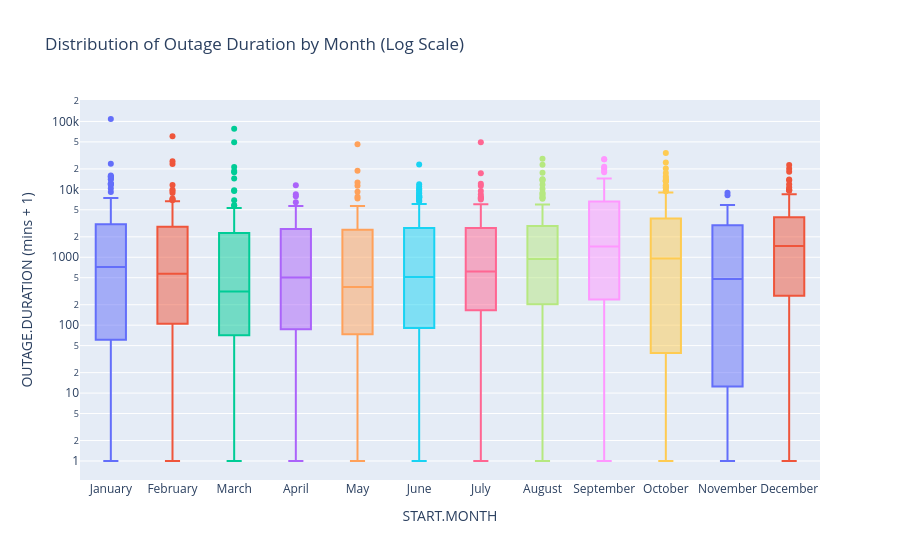

The notebook cell this image was saved under:
### Markdown cell above
#### Bivariate Plot 2

<a href="#toc">Back to Table of Contents</a>

* Below, we investigate whether the time of year has an impact on how long it takes to restore power. By grouping the durations by month, we can see if seasonal weather patterns-like winter storms or summer heatwaves-lead to longer recovery times.

### Code cell
# 1. Clean and prepare data
df_month = df.dropna(subset=['OUTAGE.DURATION', 'outage_start_dt']).copy()

# 2. Extract Month and apply +1 adjustment (same logic as your working plot)
df_month['START.MONTH'] = df_month['outage_start_dt'].dt.month_name()
df_month['OUTAGE.DURATION.ADJUSTED'] = df_month['OUTAGE.DURATION'] + 1

# 3. Build the plot - MATCH the working Climate Region pattern exactly
fig_bi_1 = px.box(
    df_month, 
    x='START.MONTH', 
    y='OUTAGE.DURATION.ADJUSTED',
    title='Distribution of Outage Duration by Month (Log Scale)',
    color='START.MONTH',
    category_orders={"START.MONTH": [
        "January", "February", "March", "April", "May", "June", 
        "July", "August", "September", "October", "November", "December"
    ]}
)

# 4. Log scale + title - same 2-line pattern as your working plot
fig_bi_1.update_layout(
    yaxis_type="log",
    yaxis_title="OUTAGE.DURATION (mins + 1)",
    showlegend=False
)

# 5. Display and Export
fig_bi_1.show()
fig_bi_1.write_html("duration_month.html", include_plotlyjs='cdn')

### Figure 1 — Plotly figure (JSON) as saved in the notebook; plotly's stock layout.template omitted (floating-point values rounded to 4 significant figures; data arrays with more than 128 entries replaced by an {"elided": "..."} marker saying what was removed)
{"data": [{"alignmentgroup": "True", "hovertemplate": "START.MONTH=%{x}<br>OUTAGE.DURATION.ADJUSTED=%{y}<extra></extra>", "legendgroup": "January", "marker": {"color": "#636efa"}, "name": "January", "notched": false, "offsetgroup": "January", "orientation": "v", "showlegend": true, "type": "box", "x": {"elided": "132 str values"}, "x0": " ", "xaxis": "x", "y": {"elided": "132 float values"}, "y0": " ", "yaxis": "y"}, {"alignmentgroup": "True", "hovertemplate": "START.MONTH=%{x}<br>OUTAGE.DURATION.ADJUSTED=%{y}<extra></extra>", "legendgroup": "February", "marker": {"color": "#EF553B"}, "name": "February", "notched": false, "offsetgroup": "February", "orientation": "v", "showlegend": true, "type": "box", "x": {"elided": "132 str values"}, "x0": " ", "xaxis": "x", "y": {"elided": "132 float values"}, "y0": " ", "yaxis": "y"}, {"alignmentgroup": "True", "hovertemplate": "START.MONTH=%{x}<br>OUTAGE.DURATION.ADJUSTED=%{y}<extra></extra>", "legendgroup": "March", "marker": {"color": "#00cc96"}, "name": "March", "notched": false, "offsetgroup": "March", "orientation": "v", "showlegend": true, "type": "box", "x": ["March", "March", "March", "March", "March", "March", "March", "March", "March", "March", "March", "March", "March", "March", "March", "March", "March", "March", "March", "March", "March", "March", "March", "March", "March", "March", "March", "March", "March", "March", "March", "March", "March", "March", "March", "March", "March", "March", "March", "March", "March", "March", "March", "March", "March", "March", "March", "March", "March", "March", "March", "March", "March", "March", "March", "March", "March", "March", "March", "March", "March", "March", "March", "March", "March", "March", "March", "March", "March", "March", "March", "March", "March", "March", "March", "March", "March", "March", "March", "March", "March", "March", "March", "March", "March", "March", "March", "March", "March", "March", "March", "March", "March", "March"], "x0": " ", "xaxis": "x", "y": [156.0, 311.0, 529.0, 18660.0, 2.0, 2671.0, 78380.0, 4051.0, 2.0, 3601.0, 301.0, 1078.0, 691.0, 40.0, 71.0, 2281.0, 17870.0, 1283.0, 886.0, 75.0, 1441.0, 2371.0, 1.0, 1.0, 664.0, 1920.0, 2.0, 452.0, 332.0, 2.0, 114.0, 566.0, 5321.0, 2685.0, 2.0, 2.0, 3187.0, 341.0, 241.0, 986.0, 1051.0, 3301.0, 9720.0, 1527.0, 211.0, 2.0, 1.0, 1.0, 252.0, 21360.0, 2881.0, 57.0, 1.0, 9481.0, 5851.0, 2.0, 5761.0, 14400.0, 18.0, 2010.0, 541.0, 1457.0, 57.0, 34.0, 231.0, 317.0, 296.0, 134.0, 40.0, 214.0, 49430.0, 99.0, 555.0, 131.0, 6915.0, 142.0, 90.0, 106.0, 1338.0, 2641.0, 1566.0, 1.0, 21.0, 121.0, 3306.0, 104.0, 1069.0, 115.0, 201.0, 93.0, 61.0, 4020.0, 188.0, 1.0], "y0": " ", "yaxis": "y"}, {"alignmentgroup": "True", "hovertemplate": "START.MONTH=%{x}<br>OUTAGE.DURATION.ADJUSTED=%{y}<extra></extra>", "legendgroup": "April", "marker": {"color": "#ab63fa"}, "name": "April", "notched": false, "offsetgroup": "April", "orientation": "v", "showlegend": true, "type": "box", "x": ["April", "April", "April", "April", "April", "April", "April", "April", "April", "April", "April", "April", "April", "April", "April", "April", "April", "April", "April", "April", "April", "April", "April", "April", "April", "April", "April", "April", "April", "April", "April", "April", "April", "April", "April", "April", "April", "April", "April", "April", "April", "April", "April", "April", "April", "April", "April", "April", "April", "April", "April", "April", "April", "April", "April", "April", "April", "April", "April", "April", "April", "April", "April", "April", "April", "April", "April", "April", "April", "April", "April", "April", "April", "April", "April", "April", "April", "April", "April", "April", "April", "April", "April", "April", "April", "April", "April", "April", "April", "April", "April", "April", "April", "April", "April", "April", "April", "April", "April", "April", "April", "April", "April", "April", "April", "April", "April"], "x0": " ", "xaxis": "x", "y": [197.0, 620.0, 661.0, 4922.0, 2551.0, 5055.0, 47.0, 8469.0, 1220.0, 4201.0, 4291.0, 3541.0, 5671.0, 11530.0, 2326.0, 3495.0, 3631.0, 2691.0, 190.0, 3021.0, 246.0, 187.0, 6.0, 1186.0, 96.0, 1201.0, 122.0, 5596.0, 1921.0, 3301.0, 841.0, 131.0, 901.0, 3051.0, 4046.0, 277.0, 78.0, 121.0, 220.0, 488.0, 124.0, 1205.0, 293.0, 314.0, 503.0, 2616.0, 4286.0, 2.0, 1674.0, 3061.0, 305.0, 2866.0, 2.0, 114.0, 12.0, 57.0, 61.0, 576.0, 7921.0, 6481.0, 3691.0, 1575.0, 1.0, 3.0, 121.0, 1.0, 2.0, 2.0, 31.0, 2.0, 2.0, 2.0, 2162.0, 2090.0, 733.0, 8.0, 53.0, 1691.0, 296.0, 84.0, 1006.0, 1136.0, 13.0, 196.0, 2879.0, 26.0, 3699.0, 855.0, 698.0, 125.0, 1231.0, 237.0, 9.0, 2.0, 1202.0, 2807.0, 286.0, 16.0, 109.0, 2.0, 1.0, 308.0, 3605.0, 951.0, 661.0, 176.0, 349.0], "y0": " ", "yaxis": "y"}, {"alignmentgroup": "True", "hovertemplate": "START.MONTH=%{x}<br>OUTAGE.DURATION.ADJUSTED=%{y}<extra></extra>", "legendgroup": "May", "marker": {"color": "#FFA15A"}, "name": "May", "notched": false, "offsetgroup": "May", "orientation": "v", "showlegend": true, "type": "box", "x": ["May", "May", "May", "May", "May", "May", "May", "May", "May", "May", "May", "May", "May", "May", "May", "May", "May", "May", "May", "May", "May", "May", "May", "May", "May", "May", "May", "May", "May", "May", "May", "May", "May", "May", "May", "May", "May", "May", "May", "May", "May", "May", "May", "May", "May", "May", "May", "May", "May", "May", "May", "May", "May", "May", "May", "May", "May", "May", "May", "May", "May", "May", "May", "May", "May", "May", "May", "May", "May", "May", "May", "May", "May", "May", "May", "May", "May", "May", "May", "May", "May", "May", "May", "May", "May", "May", "May", "May", "May", "May", "May", "May", "May", "May", "May", "May", "May", "May", "May", "May", "May", "May", "May", "May", "May", "May", "May", "May", "May", "May", "May", "May", "May", "May", "May", "May", "May"], "x0": " ", "xaxis": "x", "y": [2.0, 1323.0, 96.0, 3091.0, 2086.0, 5701.0, 46080.0, 4561.0, 7801.0, 3121.0, 201.0, 5116.0, 481.0, 3256.0, 758.0, 2160.0, 1321.0, 1111.0, 3041.0, 1831.0, 151.0, 421.0, 234.0, 4.0, 2581.0, 3315.0, 7320.0, 3647.0, 301.0, 2.0, 6.0, 1451.0, 811.0, 9231.0, 20.0, 16.0, 71.0, 181.0, 354.0, 18.0, 153.0, 1325.0, 653.0, 2.0, 205.0, 1.0, 2.0, 115.0, 2.0, 4921.0, 4921.0, 22.0, 286.0, 11280.0, 3121.0, 1026.0, 3600.0, 215.0, 839.0, 811.0, 12650.0, 2881.0, 1200.0, 1471.0, 2.0, 2.0, 2.0, 682.0, 1.0, 192.0, 74.0, 2.0, 2516.0, 31.0, 2881.0, 18720.0, 3181.0, 356.0, 228.0, 4321.0, 156.0, 438.0, 156.0, 366.0, 872.0, 141.0, 183.0, 2.0, 231.0, 271.0, 109.0, 76.0, 618.0, 2.0, 31.0, 3.0, 1206.0, 1.0, 71.0, 2055.0, 1951.0, 1.0, 111.0, 4261.0, 2246.0, 3001.0, 5311.0, 2896.0, 1570.0, 301.0, 76.0, 1.0, 78.0, 1.0, 1535.0, 3.0, 175.0], "y0": " ", "yaxis": "y"}, {"alignmentgroup": "True", "hovertemplate": "START.MONTH=%{x}<br>OUTAGE.DURATION.ADJUSTED=%{y}<extra></extra>", "legendgroup": "June", "marker": {"color": "#19d3f3"}, "name": "June", "notched": false, "offsetgroup": "June", "orientation": "v", "showlegend": true, "type": "box", "x": {"elided": "186 str values"}, "x0": " ", "xaxis": "x", "y": {"elided": "186 float values"}, "y0": " ", "yaxis": "y"}, {"alignmentgroup": "True", "hovertemplate": "START.MONTH=%{x}<br>OUTAGE.DURATION.ADJUSTED=%{y}<extra></extra>", "legendgroup": "July", "marker": {"color": "#FF6692"}, "name": "July", "notched": false, "offsetgroup": "July", "orientation": "v", "showlegend": true, "type": "box", "x": {"elided": "163 str values"}, "x0": " ", "xaxis": "x", "y": {"elided": "163 float values"}, "y0": " ", "yaxis": "y"}, {"alignmentgroup": "True", "hovertemplate": "START.MONTH=%{x}<br>OUTAGE.DURATION.ADJUSTED=%{y}<extra></extra>", "legendgroup": "August", "marker": {"color": "#B6E880"}, "name": "August", "notched": false, "offsetgroup": "August", "orientation": "v", "showlegend": true, "type": "box", "x": {"elided": "149 str values"}, "x0": " ", "xaxis": "x", "y": {"elided": "149 float values"}, "y0": " ", "yaxis": "y"}, {"alignmentgroup": "True", "hovertemplate": "START.MONTH=%{x}<br>OUTAGE.DURATION.ADJUSTED=%{y}<extra></extra>", "legendgroup": "September", "marker": {"color": "#FF97FF"}, "name": "September", "notched": false, "offsetgroup": "September", "orientation": "v", "showlegend": true, "type": "box", "x": ["September", "September", "September", "September", "September", "September", "September", "September", "September", "September", "September", "September", "September", "September", "September", "September", "September", "September", "September", "September", "September", "September", "September", "September", "September", "September", "September", "September", "September", "September", "September", "September", "September", "September", "September", "September", "September", "September", "September", "September", "September", "September", "September", "September", "September", "September", "September", "September", "September", "September", "September", "September", "September", "September", "September", "September", "September", "September", "September", "September", "September", "September", "September", "September", "September", "September", "September", "September", "September", "September", "September", "September", "September", "September", "September", "September", "September", "September", "September", "September", "September", "September", "September", "September", "September", "September", "September", "September", "September", "September", "September", "September"], "x0": " ", "xaxis": "x", "y": [8881.0, 4411.0, 6511.0, 762.0, 233.0, 169.0, 5761.0, 1020.0, 7441.0, 2341.0, 12180.0, 27700.0, 319.0, 1621.0, 3361.0, 686.0, 27700.0, 21540.0, 1501.0, 48.0, 468.0, 1424.0, 1277.0, 1208.0, 246.0, 1698.0, 1441.0, 12890.0, 186.0, 381.0, 4801.0, 4793.0, 3233.0, 6939.0, 300.0, 6714.0, 301.0, 10500.0, 301.0, 4201.0, 2.0, 11530.0, 11420.0, 1441.0, 991.0, 1529.0, 1891.0, 886.0, 16.0, 4141.0, 376.0, 1.0, 1.0, 2.0, 14500.0, 1.0, 1.0, 1.0, 162.0, 259.0, 13220.0, 17810.0, 20420.0, 6241.0, 18800.0, 8190.0, 3601.0, 10080.0, 6841.0, 7561.0, 10380.0, 2041.0, 12060.0, 1681.0, 2461.0, 421.0, 85.0, 178.0, 33.0, 145.0, 4.0, 1009.0, 866.0, 301.0, 211.0, 61.0, 1674.0, 31.0, 1561.0, 361.0, 1.0, 211.0], "y0": " ", "yaxis": "y"}, {"alignmentgroup": "True", "hovertemplate": "START.MONTH=%{x}<br>OUTAGE.DURATION.ADJUSTED=%{y}<extra></extra>", "legendgroup": "October", "marker": {"color": "#FECB52"}, "name": "October", "notched": false, "offsetgroup": "October", "orientation": "v", "showlegend": true, "type": "box", "x": ["October", "October", "October", "October", "October", "October", "October", "October", "October", "October", "October", "October", "October", "October", "October", "October", "October", "October", "October", "October", "October", "October", "October", "October", "October", "October", "October", "October", "October", "October", "October", "October", "October", "October", "October", "October", "October", "October", "October", "October", "October", "October", "October", "October", "October", "October", "October", "October", "October", "October", "October", "October", "October", "October", "October", "October", "October", "October", "October", "October", "October", "October", "October", "October", "October", "October", "October", "October", "October", "October", "October", "October", "October", "October", "October", "October", "October", "October", "October", "October", "October", "October", "October", "October", "October", "October", "October", "October", "October", "October", "October", "October", "October", "October", "October", "October", "October", "October", "October", "October", "October", "October", "October", "October", "October", "October", "October", "October"], "x0": " ", "xaxis": "x", "y": [3001.0, 481.0, 17340.0, 3916.0, 4081.0, 2821.0, 3361.0, 5841.0, 2421.0, 456.0, 272.0, 1081.0, 97.0, 7.0, 3001.0, 1681.0, 2101.0, 2.0, 6277.0, 477.0, 2.0, 2.0, 2.0, 429.0, 2.0, 3.0, 2508.0, 2.0, 2.0, 2.0, 13380.0, 7804.0, 8980.0, 2881.0, 10530.0, 101.0, 13680.0, 2844.0, 13490.0, 1643.0, 1.0, 121.0, 32.0, 1.0, 10620.0, 406.0, 11430.0, 1.0, 11340.0, 1.0, 9361.0, 9601.0, 13200.0, 61.0, 2.0, 40.0, 20280.0, 14640.0, 5356.0, 6075.0, 13140.0, 15490.0, 8269.0, 7963.0, 2101.0, 421.0, 721.0, 24780.0, 1081.0, 248.0, 2791.0, 335.0, 126.0, 16.0, 200.0, 162.0, 15.0, 34390.0, 41.0, 391.0, 990.0, 2896.0, 12.0, 963.0, 21.0, 18.0, 22.0, 960.0, 38.0, 449.0, 241.0, 111.0, 1524.0, 107.0, 2.0, 2641.0, 1657.0, 3526.0, 1188.0, 2536.0, 6.0, 2.0, 2041.0, 2.0, 202.0, 2141.0, 544.0, 1907.0], "y0": " ", "yaxis": "y"}, {"alignmentgroup": "True", "hovertemplate": "START.MONTH=%{x}<br>OUTAGE.DURATION.ADJUSTED=%{y}<extra></extra>", "legendgroup": "November", "marker": {"color": "#636efa"}, "name": "November", "notched": false, "offsetgroup": "November", "orientation": "v", "showlegend": true, "type": "box", "x": ["November", "November", "November", "November", "November", "November", "November", "November", "November", "November", "November", "November", "November", "November", "November", "November", "November", "November", "November", "November", "November", "November", "November", "November", "November", "November", "November", "November", "November", "November", "November", "November", "November", "November", "November", "November", "November", "November", "November", "November", "November", "November", "November", "November", "November", "November", "November", "November", "November", "November", "November", "November", "November", "November", "November", "November", "November", "November", "November", "November", "November", "November", "November", "November", "November", "November", "November", "November", "November"], "x0": " ", "xaxis": "x", "y": [1861.0, 3001.0, 5821.0, 1711.0, 5035.0, 8161.0, 5761.0, 5701.0, 2940.0, 901.0, 1441.0, 601.0, 4321.0, 121.0, 4321.0, 66.0, 4033.0, 1.0, 2881.0, 480.0, 121.0, 8941.0, 61.0, 3301.0, 2701.0, 5856.0, 1951.0, 2.0, 4921.0, 2.0, 2.0, 2.0, 2.0, 8.0, 1.0, 2.0, 2.0, 2.0, 2.0, 6.0, 2101.0, 2465.0, 946.0, 2.0, 456.0, 5161.0, 14.0, 762.0, 136.0, 252.0, 752.0, 5228.0, 760.0, 2364.0, 132.0, 1.0, 62.0, 77.0, 161.0, 121.0, 361.0, 2.0, 5881.0, 3301.0, 2.0, 674.0, 28.0, 31.0, 34.0], "y0": " ", "yaxis": "y"}, {"alignmentgroup": "True", "hovertemplate": "START.MONTH=%{x}<br>OUTAGE.DURATION.ADJUSTED=%{y}<extra></extra>", "legendgroup": "December", "marker": {"color": "#EF553B"}, "name": "December", "notched": false, "offsetgroup": "December", "orientation": "v", "showlegend": true, "type": "box", "x": ["December", "December", "December", "December", "December", "December", "December", "December", "December", "December", "December", "December", "December", "December", "December", "December", "December", "December", "December", "December", "December", "December", "December", "December", "December", "December", "December", "December", "December", "December", "December", "December", "December", "December", "December", "December", "December", "December", "December", "December", "December", "December", "December", "December", "December", "December", "December", "December", "December", "December", "December", "December", "December", "December", "December", "December", "December", "December", "December", "December", "December", "December", "December", "December", "December", "December", "December", "December", "December", "December", "December", "December", "December", "December", "December", "December", "December", "December", "December", "December", "December", "December", "December", "December", "December", "December", "December", "December", "December", "December", "December", "December", "December", "December", "December", "December", "December", "December", "December", "December", "December", "December", "December", "December", "December", "December", "December"], "x0": " ", "xaxis": "x", "y": [3638.0, 9858.0, 5116.0, 7651.0, 3016.0, 4171.0, 706.0, 4243.0, 1047.0, 2701.0, 1861.0, 20160.0, 7810.0, 256.0, 2121.0, 36.0, 3265.0, 1201.0, 466.0, 2461.0, 29.0, 1.0, 421.0, 1621.0, 6.0, 2640.0, 6481.0, 2.0, 433.0, 9631.0, 2821.0, 22770.0, 181.0, 4201.0, 1441.0, 2701.0, 2280.0, 2320.0, 721.0, 2791.0, 2.0, 3.0, 1632.0, 1441.0, 1421.0, 1734.0, 291.0, 130.0, 1461.0, 1366.0, 61.0, 201.0, 4381.0, 4314.0, 1051.0, 66.0, 871.0, 3944.0, 10730.0, 5401.0, 18240.0, 817.0, 8473.0, 160.0, 2017.0, 2.0, 722.0, 1525.0, 269.0, 901.0, 235.0, 5911.0, 16.0, 1081.0, 8101.0, 2821.0, 3101.0, 6.0, 14.0, 9856.0, 11870.0, 1036.0, 6781.0, 73.0, 327.0, 1915.0, 8161.0, 449.0, 209.0, 2692.0, 9601.0, 1866.0, 1043.0, 13970.0, 281.0, 116.0, 1677.0, 2.0, 3668.0, 2653.0, 2.0, 1407.0, 13650.0, 91.0, 1368.0, 1.0, 721.0], "y0": " ", "yaxis": "y"}], "layout": {"boxmode": "overlay", "legend": {"title": {"text": "START.MONTH"}, "tracegroupgap": 0}, "showlegend": false, "title": {"text": "Distribution of Outage Duration by Month (Log Scale)"}, "xaxis": {"anchor": "y", "categoryarray": ["January", "February", "March", "April", "May", "June", "July", "August", "September", "October", "November", "December"], "categoryorder": "array", "domain": [0, 1], "title": {"text": "START.MONTH"}}, "yaxis": {"anchor": "x", "domain": [0, 1], "title": {"text": "OUTAGE.DURATION (mins + 1)"}, "type": "log"}}}
